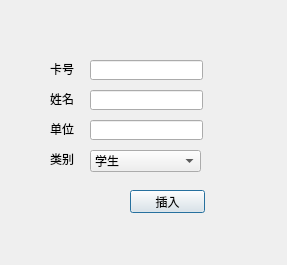
<?xml version="1.0" encoding="UTF-8"?>
<ui version="4.0">
 <class>card</class>
 <widget class="QDialog" name="card">
  <property name="geometry">
   <rect>
    <x>0</x>
    <y>0</y>
    <width>287</width>
    <height>265</height>
   </rect>
  </property>
  <property name="windowTitle">
   <string>插入借书证</string>
  </property>
  <widget class="QLabel" name="label">
   <property name="geometry">
    <rect>
     <x>50</x>
     <y>63</y>
     <width>54</width>
     <height>12</height>
    </rect>
   </property>
   <property name="text">
    <string>卡号</string>
   </property>
  </widget>
  <widget class="QLabel" name="label_2">
   <property name="geometry">
    <rect>
     <x>50</x>
     <y>93</y>
     <width>54</width>
     <height>12</height>
    </rect>
   </property>
   <property name="text">
    <string>姓名</string>
   </property>
  </widget>
  <widget class="QLabel" name="label_3">
   <property name="geometry">
    <rect>
     <x>50</x>
     <y>123</y>
     <width>54</width>
     <height>12</height>
    </rect>
   </property>
   <property name="text">
    <string>单位</string>
   </property>
  </widget>
  <widget class="QLabel" name="label_4">
   <property name="geometry">
    <rect>
     <x>50</x>
     <y>153</y>
     <width>54</width>
     <height>12</height>
    </rect>
   </property>
   <property name="text">
    <string>类别</string>
   </property>
  </widget>
  <widget class="QComboBox" name="comboBox">
   <property name="geometry">
    <rect>
     <x>90</x>
     <y>150</y>
     <width>111</width>
     <height>22</height>
    </rect>
   </property>
   <item>
    <property name="text">
     <string>学生</string>
    </property>
   </item>
   <item>
    <property name="text">
     <string>教师</string>
    </property>
   </item>
  </widget>
  <widget class="QLineEdit" name="lineEdit">
   <property name="geometry">
    <rect>
     <x>90</x>
     <y>60</y>
     <width>113</width>
     <height>20</height>
    </rect>
   </property>
  </widget>
  <widget class="QLineEdit" name="lineEdit_2">
   <property name="geometry">
    <rect>
     <x>90</x>
     <y>90</y>
     <width>113</width>
     <height>20</height>
    </rect>
   </property>
  </widget>
  <widget class="QLineEdit" name="lineEdit_3">
   <property name="geometry">
    <rect>
     <x>90</x>
     <y>120</y>
     <width>113</width>
     <height>20</height>
    </rect>
   </property>
  </widget>
  <widget class="QPushButton" name="pushButton">
   <property name="geometry">
    <rect>
     <x>130</x>
     <y>190</y>
     <width>75</width>
     <height>23</height>
    </rect>
   </property>
   <property name="text">
    <string>插入</string>
   </property>
  </widget>
 </widget>
 <resources/>
 <connections/>
</ui>
